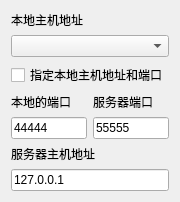
<?xml version="1.0" encoding="UTF-8"?>
<ui version="4.0">
 <class>TcpSAKIODeviceControler</class>
 <widget class="QWidget" name="TcpSAKIODeviceControler">
  <property name="geometry">
   <rect>
    <x>0</x>
    <y>0</y>
    <width>180</width>
    <height>166</height>
   </rect>
  </property>
  <property name="windowTitle">
   <string>Form</string>
  </property>
  <layout class="QGridLayout" name="gridLayout">
   <item row="3" column="1">
    <widget class="QLabel" name="label_4">
     <property name="text">
      <string>服务器端口</string>
     </property>
    </widget>
   </item>
   <item row="2" column="0" colspan="2">
    <widget class="QCheckBox" name="checkBoxAppointLocalHostAddress">
     <property name="text">
      <string>指定本地主机地址和端口</string>
     </property>
    </widget>
   </item>
   <item row="4" column="1">
    <widget class="QLineEdit" name="lineEditServerPort">
     <property name="sizePolicy">
      <sizepolicy hsizetype="Preferred" vsizetype="Fixed">
       <horstretch>0</horstretch>
       <verstretch>0</verstretch>
      </sizepolicy>
     </property>
     <property name="text">
      <string>55555</string>
     </property>
    </widget>
   </item>
   <item row="3" column="0">
    <widget class="QLabel" name="label_2">
     <property name="text">
      <string>本地的端口</string>
     </property>
    </widget>
   </item>
   <item row="4" column="0">
    <widget class="QLineEdit" name="lineEditLocalHostPort">
     <property name="sizePolicy">
      <sizepolicy hsizetype="Preferred" vsizetype="Fixed">
       <horstretch>0</horstretch>
       <verstretch>0</verstretch>
      </sizepolicy>
     </property>
     <property name="text">
      <string>44444</string>
     </property>
    </widget>
   </item>
   <item row="5" column="0" colspan="2">
    <widget class="QLabel" name="label_3">
     <property name="text">
      <string>服务器主机地址</string>
     </property>
    </widget>
   </item>
   <item row="6" column="0" colspan="2">
    <widget class="QLineEdit" name="lineEditServerAddress">
     <property name="sizePolicy">
      <sizepolicy hsizetype="Preferred" vsizetype="Fixed">
       <horstretch>0</horstretch>
       <verstretch>0</verstretch>
      </sizepolicy>
     </property>
     <property name="text">
      <string>127.0.0.1</string>
     </property>
    </widget>
   </item>
   <item row="1" column="0" colspan="2">
    <widget class="QComboBox" name="comboBoxLocalHostAddress"/>
   </item>
   <item row="0" column="0" colspan="2">
    <widget class="QLabel" name="label">
     <property name="text">
      <string>本地主机地址</string>
     </property>
    </widget>
   </item>
  </layout>
 </widget>
 <resources/>
 <connections/>
</ui>
